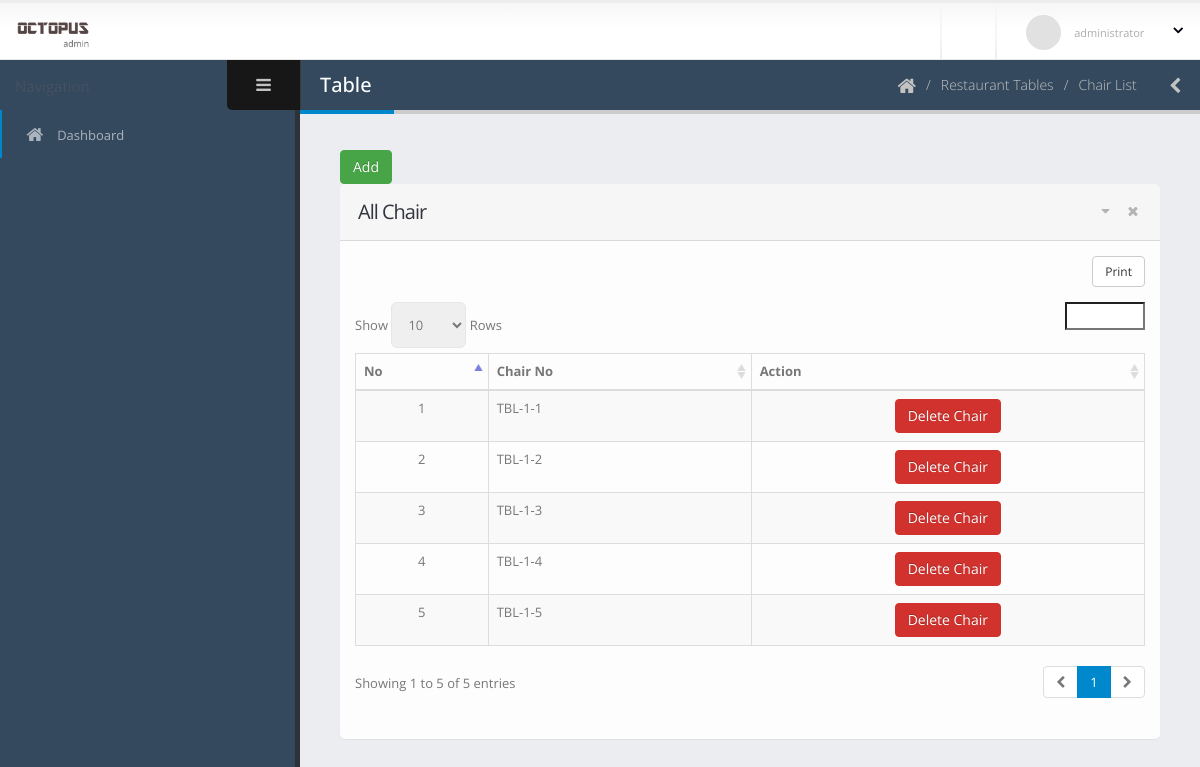
Before: /dashboard/view-chair-list.php?table_id=7 (signed in) with the older database file.
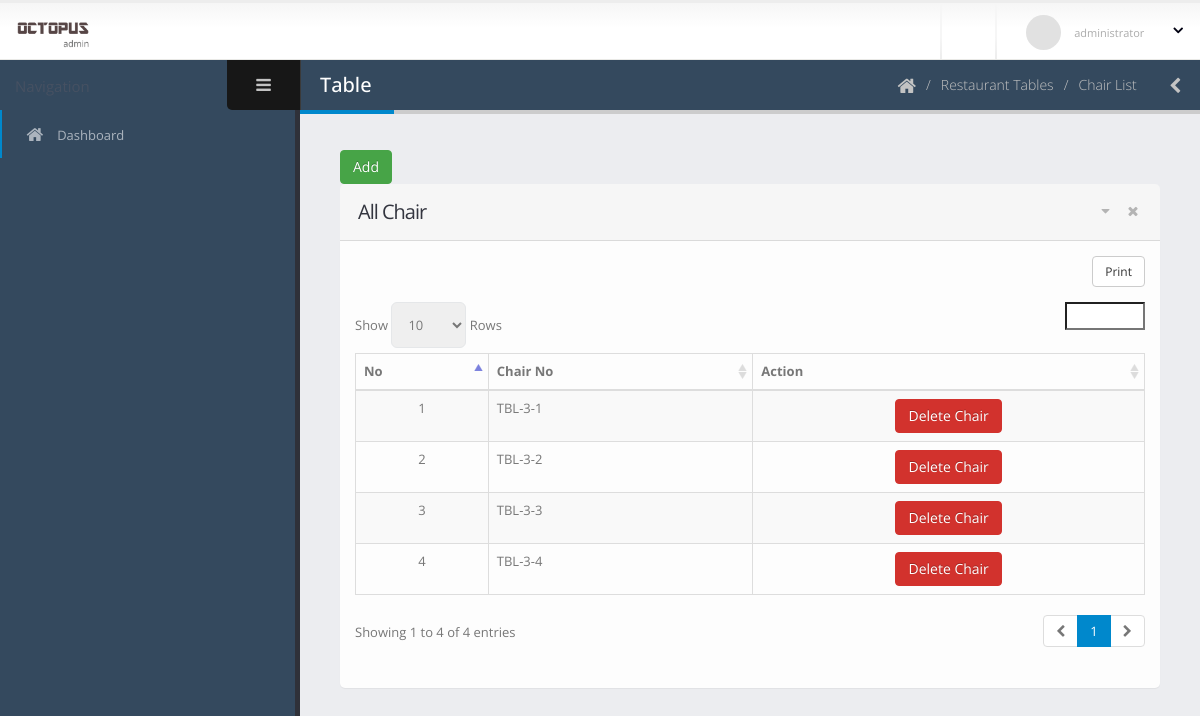
After: the same page with the newer database file.
### tables this page shows
CREATE TABLE `restaurant_chair` (
  `id` int(11) NOT NULL,
  `tbl_id` int(11) DEFAULT NULL,
  `chair_no` varchar(30) DEFAULT NULL
);

### dashboard/view-chair-list.php (the view, shortened to what this page needs)
<?php include 'template/header.php';
?>
	<body>
		<section class="body">
			<?php include 'template/top-bar.php'; ?>
			<div class="inner-wrapper">
				<?php include 'template/left-bar.php'; ?>
				<section role="main" class="content-body">
					<header class="page-header">
						<h2>Table</h2>
						<div class="right-wrapper pull-right">
							<ol class="breadcrumbs">
								<li>
									<a href="index.php">
										<i class="fa fa-home"></i>
									</a>
								</li>
								<li><span>Restaurant Tables</span></li>
								<li><span>Chair List</span></li>
							</ol>
							<a class="sidebar-right-toggle" data-open="sidebar-right"><i class="fa fa-chevron-left"></i></a>
						</div>
					</header>
						<section class="panel">
							<a href="#exampleModal" class="btn btn-success"  data-toggle="modal" >Add</a>
							<header class="panel-heading">
								<div class="panel-actions">
									<a href="#" class="fa fa-caret-down"></a>
									<a href="#" class="fa fa-times"></a>
								</div>
								<h2 class="panel-title">All Chair</h2>
							</header>
							<div class="panel-body">
								<table class="table table-bordered table-striped mb-none" id="datatable-tabletools" data-swf-path="assets/vendor/jquery-datatables/extras/TableTools/swf/copy_csv_xls_pdf.swf">
									<thead>
										<tr>
											<th>No</th>
											<th>Chair No</th>
											<th class="hidden-phone">Action</th>
										</tr>
									</thead>
									<tbody>
										<?php
										$count = 1;
										$con = connect();
										$tbl_id = $_GET['table_id'];
										$sql = "SELECT * FROM `restaurant_chair` WHERE tbl_id = '$tbl_id' ;";
										$result = $con->query($sql);
										foreach ($result as $r) {
										?>
										<tr class="gradeX">
											<td class="center hidden-phone"><?php echo $count; ?></td>
											<td><?php echo $r['chair_no']; ?></td>
											<td class="center hidden-phone">
												<a href="delete-chair.php?chair_id=<?php echo $r['id'];?>&tbl_id=<?php echo $tbl_id;?>" class="btn btn-danger"  onclick="if (!Done()) return false; ">Delete Chair</a>
											</td>
										</tr>
										<?php $count++; } ?>
									</tbody>
								</table>
							</div>
						</section>
				</section>
			</div>
		</section>
	</body>
</html>

### dashboard/template/header.php (shortened to what this page needs)
<!doctype html>
<html class="fixed">
	<head>
		<link rel="stylesheet" href="assets/vendor/bootstrap/css/bootstrap.css" />
		<link rel="stylesheet" href="assets/vendor/font-awesome/css/font-awesome.css" />
		<link rel="stylesheet" href="assets/vendor/magnific-popup/magnific-popup.css" />
		<link rel="stylesheet" href="assets/vendor/bootstrap-datepicker/css/datepicker3.css" />
		<link rel="stylesheet" href="assets/vendor/jquery-ui/css/ui-lightness/jquery-ui-1.10.4.custom.css" />
		<link rel="stylesheet" href="assets/vendor/bootstrap-multiselect/bootstrap-multiselect.css" />
		<link rel="stylesheet" href="assets/vendor/morris/morris.css" />
		<link rel="stylesheet" href="assets/vendor/select2/select2.css" />
		<link rel="stylesheet" href="assets/vendor/jquery-datatables-bs3/assets/css/datatables.css" />
		<link rel="stylesheet" href="assets/stylesheets/theme.css" />
		<link rel="stylesheet" href="assets/stylesheets/skins/default.css" />
		<link rel="stylesheet" href="assets/stylesheets/theme-custom.css">
		<link href="https://pro-next.fontawesome.com/releases/v5.7.2/css/all.css" data-prerender="keep" rel="stylesheet">
	</head>

### dashboard/template/top-bar.php (shortened to what this page needs)
<header class="header">
				<div class="logo-container">
					<a href="index.php" class="logo">
						<img src="assets/images/logo.png" height="35" alt="JSOFT Admin" />
					</a>
				</div>
				<div class="header-right">
					<span class="separator"></span>
					<span class="separator"></span>
					<div id="userbox" class="userbox">
						<a href="#" data-toggle="dropdown">
							<figure class="profile-picture">
								<img src="assets/images/!logged-user.jpg" alt="Joseph Doe" class="img-circle" data-lock-picture="assets/images/!logged-user.jpg" />
							</figure>
							<div class="profile-info" data-lock-name="John Doe" data-lock-email="johndoe@JSOFT.com">
								<span class="role">administrator</span>
							</div>
							<i class="fa custom-caret"></i>
						</a>
					</div>
				</div>
			</header>

### dashboard/template/left-bar.php (shortened to what this page needs)
<aside id="sidebar-left" class="sidebar-left">
	<div class="sidebar-header">
		<div class="sidebar-title">
		</div>
		<div class="sidebar-toggle hidden-xs" data-toggle-class="sidebar-left-collapsed" data-target="html" data-fire-event="sidebar-left-toggle">
			<i class="fa fa-bars" aria-label="Toggle sidebar"></i>
		</div>
	</div>
	<div class="nano">
		<div class="nano-content">
			<nav id="menu" class="nav-main" role="navigation">
				<ul class="nav nav-main">
					<li class="nav-active">
						<a href="index.php">
							<i class="fa fa-home" aria-hidden="true"></i>
							<span>Dashboard</span>
						</a>
					</li>
				</ul>
			</nav>
			<hr class="separator" />
		</div>
	</div>
</aside>

### dashboard/assets/stylesheets/skins/default.css (style rules this page uses)
a, .btn-link { color: #0088cc; }
body .btn-success { color: #ffffff; text-shadow: 0 -1px 0 rgba(0, 0, 0, 0.25); background-color: #47a447; border-color: #47a447; }
body .btn-danger { color: #ffffff; text-shadow: 0 -1px 0 rgba(0, 0, 0, 0.25); background-color: #d2322d; border-color: #d2322d; }
.page-header h2 { border-bottom-color: #0088cc; }
ul.nav-main > li.nav-active > a { box-shadow: 2px 0 0 #0088cc inset; }

Changed rows visible on the page:
no longer on this page (row edited): restaurant_chair: chair_no "TBL-1-1"
no longer on this page (row edited): restaurant_chair: chair_no "TBL-1-2"
no longer on this page (row edited): restaurant_chair: chair_no "TBL-1-3"
no longer on this page (row edited): restaurant_chair: chair_no "TBL-1-4"
no longer on this page (row edited): restaurant_chair: chair_no "TBL-1-5"
added restaurant_chair: chair_no "TBL-3-1"
added restaurant_chair: chair_no "TBL-3-2"
added restaurant_chair: chair_no "TBL-3-3"
now on this page (row edited): restaurant_chair: chair_no "TBL-3-4"
Other visible differences:
text written by a page script: "Print Show Rows Showing 1 to 5 of 5 entries 1" → "Print Show Rows Showing 1 to 4 of 4 entries 1"
